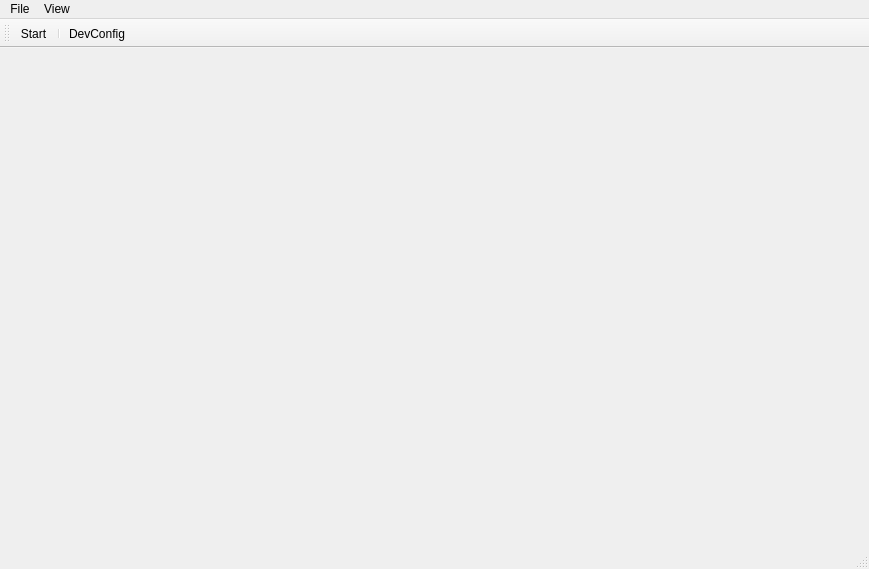
<?xml version="1.0" encoding="UTF-8"?>
<ui version="4.0">
 <class>MainWindow</class>
 <widget class="QMainWindow" name="MainWindow">
  <property name="geometry">
   <rect>
    <x>0</x>
    <y>0</y>
    <width>869</width>
    <height>569</height>
   </rect>
  </property>
  <property name="windowTitle">
   <string>MainWindow</string>
  </property>
  <widget class="QWidget" name="centralWidget"/>
  <widget class="QMenuBar" name="menuBar">
   <property name="geometry">
    <rect>
     <x>0</x>
     <y>0</y>
     <width>869</width>
     <height>22</height>
    </rect>
   </property>
   <widget class="QMenu" name="menuFile">
    <property name="title">
     <string>File</string>
    </property>
    <addaction name="actionStart"/>
    <addaction name="separator"/>
    <addaction name="actionDevConfig"/>
    <addaction name="separator"/>
    <addaction name="actionQuit"/>
   </widget>
   <widget class="QMenu" name="menuView">
    <property name="title">
     <string>View</string>
    </property>
   </widget>
   <addaction name="menuFile"/>
   <addaction name="menuView"/>
  </widget>
  <widget class="QToolBar" name="mainToolBar">
   <property name="windowTitle">
    <string>Main Tool Bar</string>
   </property>
   <attribute name="toolBarArea">
    <enum>TopToolBarArea</enum>
   </attribute>
   <attribute name="toolBarBreak">
    <bool>false</bool>
   </attribute>
   <addaction name="actionStart"/>
   <addaction name="separator"/>
   <addaction name="actionDevConfig"/>
  </widget>
  <widget class="QStatusBar" name="statusBar"/>
  <action name="actionStart">
   <property name="checkable">
    <bool>true</bool>
   </property>
   <property name="icon">
    <iconset resource="resources/spectr_gui.qrc">
     <normaloff>:/icons/icons/play.svg</normaloff>:/icons/icons/play.svg</iconset>
   </property>
   <property name="text">
    <string>Start</string>
   </property>
  </action>
  <action name="actionDevConfig">
   <property name="icon">
    <iconset resource="resources/spectr_gui.qrc">
     <normaloff>:/icons/icons/flash.svg</normaloff>:/icons/icons/flash.svg</iconset>
   </property>
   <property name="text">
    <string>DevConfig</string>
   </property>
  </action>
  <action name="actionQuit">
   <property name="text">
    <string>Quit</string>
   </property>
  </action>
 </widget>
 <layoutdefault spacing="6" margin="11"/>
 <resources>
  <include location="resources/spectr_gui.qrc"/>
 </resources>
 <connections>
  <connection>
   <sender>actionQuit</sender>
   <signal>triggered()</signal>
   <receiver>MainWindow</receiver>
   <slot>close()</slot>
   <hints>
    <hint type="sourcelabel">
     <x>-1</x>
     <y>-1</y>
    </hint>
    <hint type="destinationlabel">
     <x>199</x>
     <y>149</y>
    </hint>
   </hints>
  </connection>
 </connections>
</ui>
